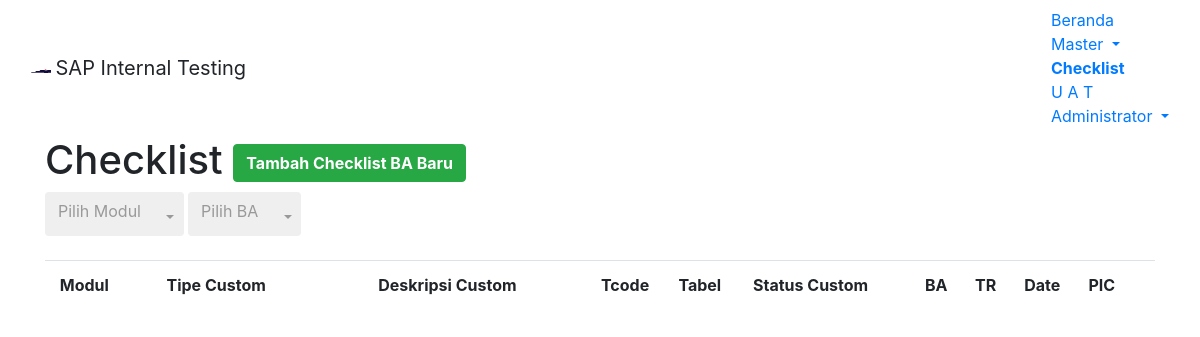
Before: /module/home/checklist.php (signed in) with the older database file.
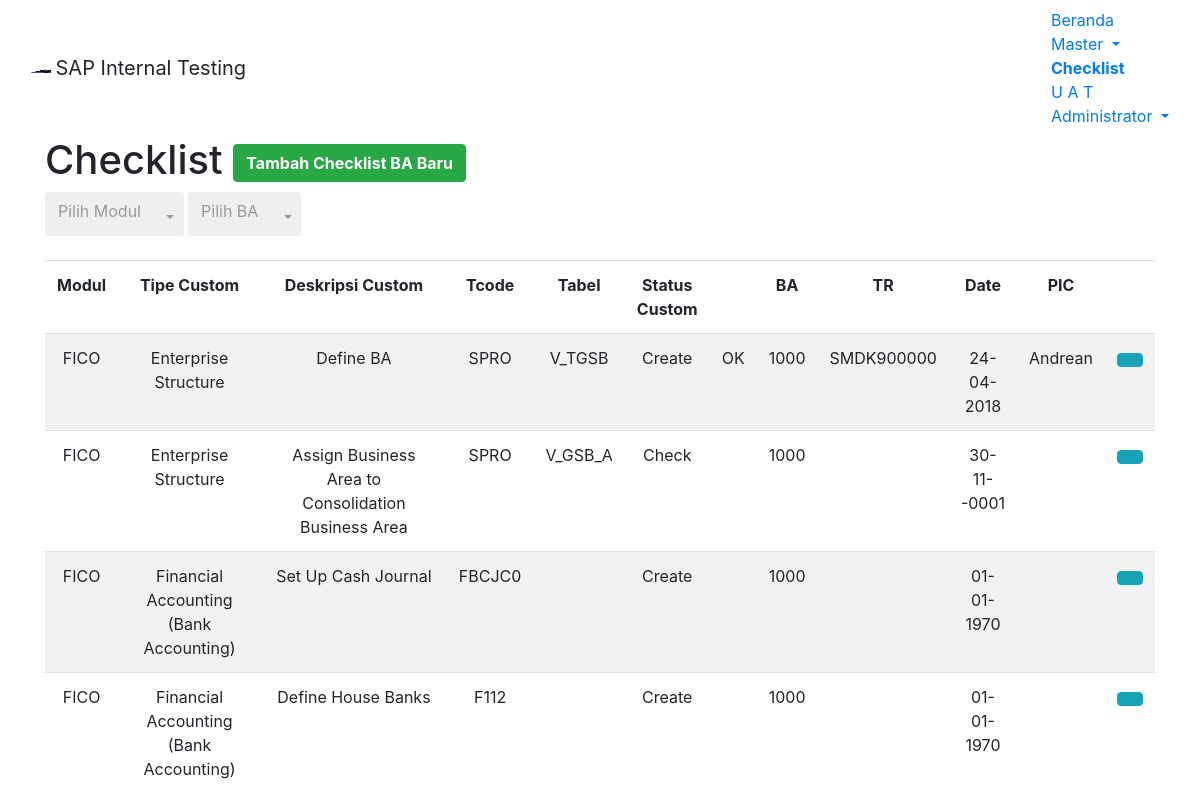
After: the same page with the newer database file.
### tables this page shows
CREATE TABLE `v_check` (
  `id` int(11) NOT NULL,
  `ctype` varchar(45) NOT NULL,
  `ctypedesc` varchar(255) NOT NULL,
  `ctcode` varchar(45) NOT NULL,
  `ctable` varchar(45) DEFAULT NULL,
  `cstat` varchar(45) NOT NULL,
  `cmodul` varchar(45) NOT NULL,
  `vcheck` varchar(45) DEFAULT NULL,
  `vcba` int(11) NOT NULL,
  `vctransreqs` varchar(45) DEFAULT NULL,
  `vcdate` date DEFAULT NULL,
  `vcpic` varchar(45) DEFAULT NULL
);

### module/home/checklist.php (the view, shortened to what this page needs)
<!DOCTYPE html>
<?php
	$root = "../../";
?>
 <html lang="en-US">
<head>
<link href="<?php echo $root; ?>assets/css/bootstrap.min.css" rel="stylesheet">
<link href="<?php echo $root; ?>assets/datatables/media/css/jquery.dataTables.min.css" rel="stylesheet">
<link href="<?php echo $root; ?>assets/bs-select/css/bootstrap-select.min.css" rel="stylesheet">
<body>
	<nav class="navbar navbar-default">
	  <div class="container-fluid">
		<div class="navbar-header">
		  <img alt="Samator" class="navbar-text" src="<?php echo $root; ?>assets/images/s-logo.png" width="20" height="20">
		  <a class="navbar-brand">SAP Internal Testing</a>
		</div>
		<ul class="nav navbar-nav navbar-right">
			<li><a href="<?php echo $root; ?>module/home/home.php">Beranda</a></li>
			<li class="dropdown">
				<a class="dropdown-toggle" data-toggle="dropdown" href="#">Master
				<span class="caret"></span></a>
			</li>
			<li class="active"><a href="<?php echo $root; ?>module/home/checklist.php"><b>Checklist</b></a></li>
			<li><a href="<?php echo $root; ?>module/home/uat.php">U A T</a></li>
			<li class="dropdown">
				<a class="dropdown-toggle" data-toggle="dropdown" href="#"><span class="glyphicon glyphicon-user" aria-hidden="true"></span>
				<?php echo $_SESSION["longname"]; ?>
				<span class="caret"></span></a>
			</li>
		</ul>
	  </div>
	</nav>
	<div class="container container-fluid">
		<h1>Checklist
		<?php
				if ($_SESSION['modul']!="")
				{
			?>
			<button type="button" class="btn btn-success pull-right" data-toggle="modal" data-target="#modalAddCL"><span class="glyphicon glyphicon-plus"></span> <b>Tambah Checklist BA Baru</b></button>
			<?php
				}
				else
				{
				}
			?>
		</h1>
	</div>
	<?php if ($_SESSION['modul']=="ABAP" || $_SESSION['modul']=="BASIS") { ?>
	<div class="container container-fluid">
	<?php } else {
		?> <div class="container container-fluid">
		<?php
	} ?>
	</div><br>
	<div class="container container-fluid">
		<table id="tableChecklist" class="table table-hover text-center table-striped compact cell-border">
			<thead>
				<tr>
					<td><b>Modul</b></td>
					<td class="col-md-2"><b>Tipe Custom</b></td>
					<td class="col-md-3"><b>Deskripsi Custom</b></td>
					<td><b>Tcode</b></td>
					<td><b>Tabel</b></td>
					<td><b>Status Custom</b></td>
					<td><b><span class="glyphicon glyphicon-ok"></span></b></td>
					<td><b>BA</b></td>
					<td><b>TR</b></td>
					<td><b>Date</b></td>
					<td><b>PIC</b></td>
					<td></td>
				</tr>
			</thead>
			<tbody>
			<?php
				$con = mysqli_connect("localhost","root","","saptest");
				if ($_SESSION['modul']=="ABAP" || $_SESSION['modul']=="BASIS")
				{
					$query = "SELECT * FROM v_check";
				}
				else
				{
					$query = "SELECT * FROM v_check WHERE cmodul='$_SESSION[modul]'";
				}
				$result = mysqli_query($con,$query);
				while($row = mysqli_fetch_array($result,MYSQLI_ASSOC))
				{
					echo "<tr>";
						echo "<td style:'border=1px solid black'>".$row['cmodul']."</td>";
						echo "<td style:'border=1px solid black'>".$row['ctype']."</td>";
						echo "<td style:'border=1px solid black'>".$row['ctypedesc']."</td>";
						echo "<td style:'border=1px solid black'>".$row['ctcode']."</td>";
						echo "<td style:'border=1px solid black'>".$row['ctable']."</td>";
						echo "<td style:'border=1px solid black'>".$row['cstat']."</td>";
						echo "<td style:'border=1px solid black'>".$row['vcheck']."</td>";
						echo "<td style:'border=1px solid black'>".$row['vcba']."</td>";
						echo "<td style:'border=1px solid black'>".$row['vctransreqs']."</td>";
						$origDate = $row['vcdate'];
						$newDate = date("d-m-Y", strtotime($origDate));
						echo "<td style:'border=1px solid black'>".$newDate."</td>";
						echo "<td style:'border=1px solid black'>".$row['vcpic']."</td>";
			?>
							<td><a type='button' class='btn btn-info btn-xs' data-toggle='modal' href="#modalEditCL<?php echo $row['id']; ?>"><span class='glyphicon glyphicon-pencil'></span></a>
			<?php
					echo "</tr>";
				}
			?>
			</tbody>
		</table>
	</div>
</body>

Changed rows visible on the page:
added v_check: cmodul "FICO", ctype "Enterprise Structure", ctypedesc "Define BA", ctcode "SPRO", ctable "V_TGSB", cstat "Create", vcheck "OK", vcba "1000", vctransreqs "SMDK900000", vcdate "24-04-2018", vcpic "Andrean"
added v_check: cmodul "FICO", ctype "Enterprise Structure", ctypedesc "Assign Business Area to Consolidation Business Area", ctcode "SPRO", ctable "V_GSB_A", cstat "Check", vcba "1000", vcdate "30-11--0001"
added v_check: cmodul "FICO", ctype "Financial Accounting (Bank Accounting)", ctypedesc "Set Up Cash Journal", ctcode "FBCJC0", cstat "Create", vcba "1000", newDate "01-01-1970"
added v_check: cmodul "FICO", ctype "Financial Accounting (Bank Accounting)", ctypedesc "Define House Banks", ctcode "F112", cstat "Create", vcba "1000", newDate "01-01-1970"
